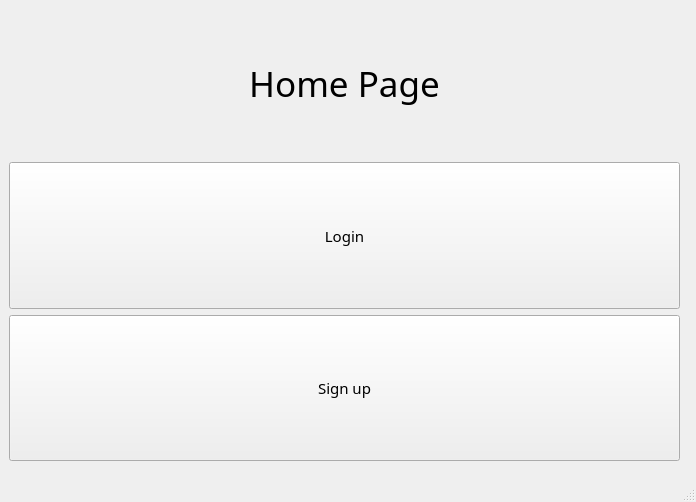
<?xml version="1.0" encoding="UTF-8"?>
<ui version="4.0">
 <class>HomeWindow</class>
 <widget class="QMainWindow" name="HomeWindow">
  <property name="geometry">
   <rect>
    <x>0</x>
    <y>0</y>
    <width>696</width>
    <height>502</height>
   </rect>
  </property>
  <property name="windowTitle">
   <string>MainWindow</string>
  </property>
  <widget class="QWidget" name="centralwidget">
   <widget class="QWidget" name="verticalLayoutWidget">
    <property name="geometry">
     <rect>
      <x>9</x>
      <y>10</y>
      <width>671</width>
      <height>451</height>
     </rect>
    </property>
    <layout class="QVBoxLayout" name="mainVLayout">
     <item>
      <widget class="QLabel" name="lblTitle">
       <property name="sizeIncrement">
        <size>
         <width>-31072</width>
         <height>0</height>
        </size>
       </property>
       <property name="font">
        <font>
         <family>Arial Rounded MT Bold</family>
         <pointsize>26</pointsize>
        </font>
       </property>
       <property name="text">
        <string>Home Page</string>
       </property>
       <property name="textFormat">
        <enum>Qt::AutoText</enum>
       </property>
       <property name="alignment">
        <set>Qt::AlignCenter</set>
       </property>
      </widget>
     </item>
     <item>
      <widget class="QPushButton" name="btnLogin">
       <property name="enabled">
        <bool>true</bool>
       </property>
       <property name="sizePolicy">
        <sizepolicy hsizetype="Minimum" vsizetype="Minimum">
         <horstretch>0</horstretch>
         <verstretch>0</verstretch>
        </sizepolicy>
       </property>
       <property name="font">
        <font>
         <family>Arial Rounded MT Bold</family>
         <pointsize>11</pointsize>
        </font>
       </property>
       <property name="text">
        <string>Login</string>
       </property>
       <property name="iconSize">
        <size>
         <width>16</width>
         <height>16</height>
        </size>
       </property>
       <property name="checkable">
        <bool>false</bool>
       </property>
       <property name="autoDefault">
        <bool>false</bool>
       </property>
       <property name="default">
        <bool>false</bool>
       </property>
       <property name="flat">
        <bool>false</bool>
       </property>
      </widget>
     </item>
     <item>
      <widget class="QPushButton" name="btnSignUp">
       <property name="sizePolicy">
        <sizepolicy hsizetype="Minimum" vsizetype="Minimum">
         <horstretch>0</horstretch>
         <verstretch>0</verstretch>
        </sizepolicy>
       </property>
       <property name="font">
        <font>
         <family>Arial Rounded MT Bold</family>
         <pointsize>11</pointsize>
        </font>
       </property>
       <property name="text">
        <string>Sign up</string>
       </property>
      </widget>
     </item>
    </layout>
   </widget>
  </widget>
  <widget class="QStatusBar" name="statusbar"/>
 </widget>
 <resources/>
 <connections/>
</ui>
